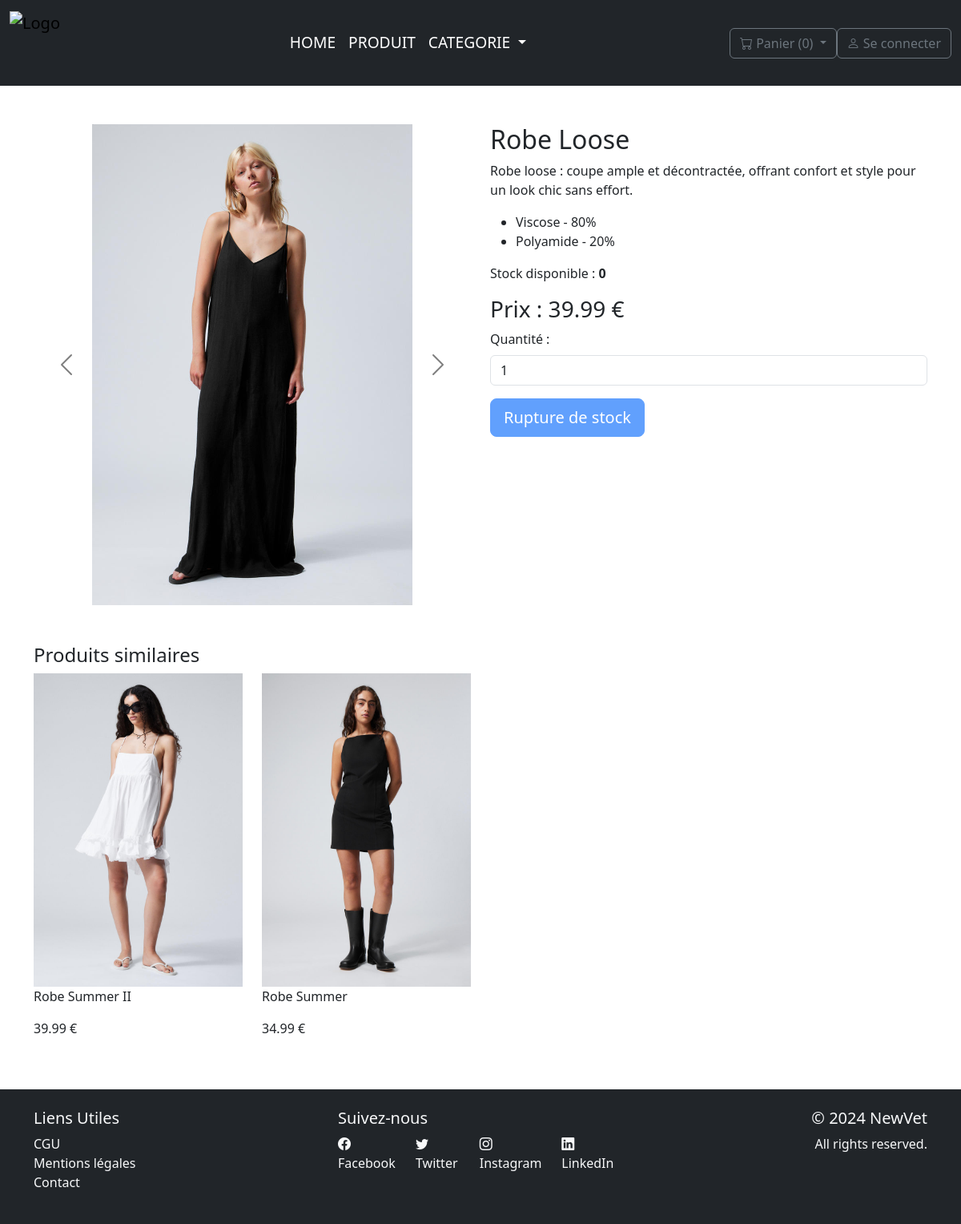
Page /PHP/FrontEnd/VIEW/detailproduit.php?id=5 on the committed database.
### tables this page shows
CREATE TABLE `image` (
  `image_id` int(11) NOT NULL,
  `image_nom` varchar(100) DEFAULT NULL,
  `image_lien` varchar(255) NOT NULL
);

CREATE TABLE `produit` (
  `produit_id` int(11) NOT NULL,
  `produit_nom` varchar(50) DEFAULT NULL,
  `produit_desc` varchar(200) DEFAULT NULL,
  `produit_prix` decimal(5,2) DEFAULT NULL,
  `produit_stock` tinyint(4) DEFAULT NULL,
  `produit_highlander` tinyint(1) NOT NULL DEFAULT 0,
  `ordre_highlander` int(11) NOT NULL,
  `categorie_id` int(11) NOT NULL
);

CREATE TABLE `composition` (
  `produit_id` int(11) NOT NULL,
  `materiau_id` int(11) NOT NULL,
  `composition_pourcentage` tinyint(4) DEFAULT NULL
);

CREATE TABLE `materiau` (
  `materiau_id` int(11) NOT NULL,
  `materiau_nom` varchar(50) DEFAULT NULL
);

### PHP/Fonction/db.php (called while the page is built, shortened)
<?php
function recupDetailProduit($dbh, $produitId)
{
        $sql = "SELECT p.produit_nom, p.produit_desc, p.produit_prix, c.categorie_nom, p.produit_stock, p.categorie_id, produit_highlander
            FROM produit p
            JOIN categorie c ON p.categorie_id = c.categorie_id
            WHERE p.produit_id = :id";
        $stmt = $dbh->prepare($sql);
        $stmt->bindParam(':id', $produitId, PDO::PARAM_INT);
        $stmt->execute();
        $produit = $stmt->fetch(PDO::FETCH_ASSOC);
        return $produit;
}
function recupDetailMateriau($dbh, $produitId)
{
        $sql = "SELECT m.materiau_nom, c.composition_pourcentage
        FROM composition c
        JOIN materiau m ON c.materiau_id = m.materiau_id
        WHERE c.produit_id = :id
        ORDER BY c.composition_pourcentage DESC";
        $stmt = $dbh->prepare($sql);
        $stmt->bindParam(':id', $produitId, PDO::PARAM_INT);
        $stmt->execute();
        $materiaux = $stmt->fetchAll(PDO::FETCH_ASSOC);
        return $materiaux;
}
function recupDetailImage($dbh, $produitId)
{
        $sql = "SELECT i.image_lien
        FROM illustration_produit ip
        JOIN image i ON ip.image_id = i.image_id
        WHERE ip.produit_id = :id";
        $stmt = $dbh->prepare($sql);
        $stmt->bindParam(':id', $produitId, PDO::PARAM_INT);
        $stmt->execute();
        $images = $stmt->fetchAll(PDO::FETCH_ASSOC);
        return $images;
}

### PHP/FrontEnd/VIEW/detailproduit.php (the view, shortened to what this page needs)
<?php
include '../../Fonction/element.php';
include '../../Fonction/conf.php';
include '../../Fonction/db.php';
$produitId = intval($_GET['id']);
$dbh = connexion_bdd();
$produit = recupDetailProduit($dbh, $produitId);
$materiaux = recupDetailMateriau($dbh, $produitId);
$images = recupDetailImage($dbh, $produitId);
$sql = "SELECT p.produit_id, p.produit_nom, p.produit_prix, i.image_lien
        FROM produit p
        JOIN illustration_produit ip ON p.produit_id = ip.produit_id
        JOIN image i ON ip.image_id = i.image_id
        WHERE p.categorie_id = :categorie_id AND p.produit_id != :produit_id
        GROUP BY p.produit_id
        ORDER BY p.produit_stock DESC
        LIMIT 4";
$stmt = $dbh->prepare($sql);
$stmt->bindParam(':categorie_id', $produit['categorie_id'], PDO::PARAM_INT);
$stmt->bindParam(':produit_id', $produitId, PDO::PARAM_INT);
$stmt->execute();
$produitsSimilaires = $stmt->fetchAll(PDO::FETCH_ASSOC);
?>
<!doctype html>
<html lang="fr">
<head>
</head>
<body>
<div class="container mt-5">
    <div class="row">
        <div class="col-md-6">
            <div id="car-produit" class="carousel slide" data-bs-ride="carousel">
                <div class="carousel-inner">
                    <?php foreach ($images as $index => $image) : ?>
                        <div class="carousel-item <?php echo $index === 0 ? 'active' : ''; ?>">
                            <img src="<?php echo htmlspecialchars($image['image_lien']); ?>" class="d-block w-100" alt="Image du produit">
                        </div>
                    <?php endforeach; ?>
                </div>
                <button class="carousel-control-prev" type="button" data-bs-target="#car-produit" data-bs-slide="prev">
                    <span class="carousel-control-prev-icon" aria-hidden="true"></span>
                </button>
                <button class="carousel-control-next" type="button" data-bs-target="#car-produit" data-bs-slide="next">
                    <span class="carousel-control-next-icon" aria-hidden="true"></span>
                </button>
            </div>
        </div>
        <div class="col-md-6">
            <h2><?php echo htmlspecialchars($produit['produit_nom']); ?></h2>
            <p><?php echo htmlspecialchars($produit['produit_desc']); ?></p>
            <ul>
                <?php foreach ($materiaux as $materiau) : ?>
                    <li><?php echo htmlspecialchars($materiau['materiau_nom']) . ' - ' . htmlspecialchars($materiau['composition_pourcentage']) . '%'; ?></li>
                <?php endforeach; ?>
            </ul>
            <p>Stock disponible : <strong><?php echo htmlspecialchars($produit['produit_stock']); ?></strong></p>
            <h3>Prix : <?php echo htmlspecialchars(number_format($produit['produit_prix'], 2)) . ' €'; ?></h3>
            <form method="POST" action="detailproduit.php?id=<?php echo $produitId; ?>">
                <div class="mb-3">
                    <label for="quantite" class="form-label">Quantité :</label>
                    <input type="number" id="quantite" name="quantite" class="form-control" value="1" min="1" max="<?php echo $produit['produit_stock']; ?>" required>
                </div>
                <button type="submit" class="btn btn-primary btn-lg" <?php echo $produit['produit_stock'] == 0 ? 'disabled' : ''; ?>>
                    <?php echo $produit['produit_stock'] == 0 ? "Rupture de stock" : "Ajouter au panier"; ?>
                </button>
            </form>
        </div>
    </div>
    <div class="mt-5">
        <h4>Produits similaires</h4>
        <div class="row">
            <?php foreach ($produitsSimilaires as $produitSimilaire) : ?>
                <div class="col-md-3">
                    <a href="detailproduit.php?id=<?php echo htmlspecialchars($produitSimilaire['produit_id']); ?>">
                        <img src="<?php echo htmlspecialchars($produitSimilaire['image_lien']); ?>" class="img-fluid" alt="Produit similaire"></a>
                    <p><?php echo htmlspecialchars($produitSimilaire['produit_nom']); ?></p>
                    <p><?php echo htmlspecialchars(number_format($produitSimilaire['produit_prix'], 2)) . ' €'; ?></p>
                </div>
            <?php endforeach; ?>
        </div>
    </div>
</div>
</body>
</html>

### PHP/FrontEnd/VIEW/detailproduit.php (style rules this page uses)
.carousel-inner img { max-height: 600px; object-fit: scale-down; }
.carousel-control-next, .carousel-control-prev { filter: invert(100%); }

### rows in the picture
produit: produit_nom "Robe Loose", produit_desc "Robe loose : coupe ample et décontractée, offrant confort et style pour un look chic sans effort.", produit_stock "0", produit_prix "39.99"
composition: materiau.materiau_nom "Viscose", composition_pourcentage "80"
composition: materiau.materiau_nom "Polyamide", composition_pourcentage "20"
produit: shows a picture, produit_nom "Robe Summer II", produit_prix "39.99"
produit: shows a picture, produit_nom "Robe Summer", produit_prix "34.99"

### other values in the picture
count($panier) "0"
